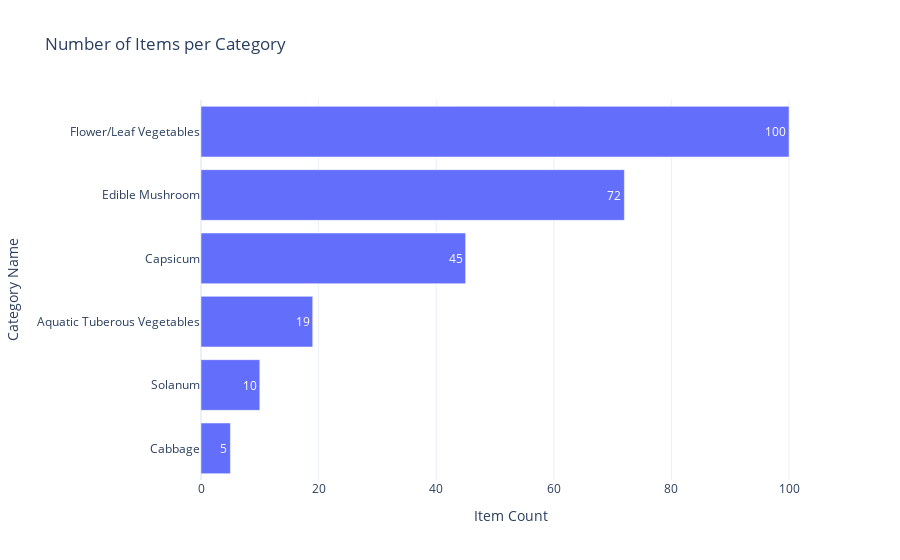

Notebook cell for this chart:
### Markdown cell above
### 3.2 Category Count (Bar Chart)
A clear ranked view of category breadth.

### Code cell
# Interactive Bar Chart
fig = px.bar(category_counts, 
             x='Item Count', 
             y='Category Name', 
             orientation='h',
             title='Number of Items per Category',
             text='Item Count')
fig.update_layout(yaxis={'categoryorder':'total ascending'})
fig.show()

### Figure 1 — Plotly figure (JSON) as saved in the notebook; plotly's stock layout.template omitted (floating-point values rounded to 4 significant figures)
{"data": [{"hovertemplate": "Item Count=%{text}<br>Category Name=%{y}<extra></extra>", "legendgroup": "", "marker": {"color": "#636efa", "pattern": {"shape": ""}}, "name": "", "orientation": "h", "showlegend": false, "text": [100.0, 72.0, 45.0, 19.0, 10.0, 5.0], "textposition": "auto", "type": "bar", "x": [100, 72, 45, 19, 10, 5], "xaxis": "x", "y": ["Flower/Leaf Vegetables", "Edible Mushroom", "Capsicum", "Aquatic Tuberous Vegetables", "Solanum", "Cabbage"], "yaxis": "y"}], "layout": {"barmode": "relative", "legend": {"tracegroupgap": 0}, "title": {"text": "Number of Items per Category"}, "xaxis": {"anchor": "y", "domain": [0, 1], "title": {"text": "Item Count"}}, "yaxis": {"anchor": "x", "categoryorder": "total ascending", "domain": [0, 1], "title": {"text": "Category Name"}}}}
